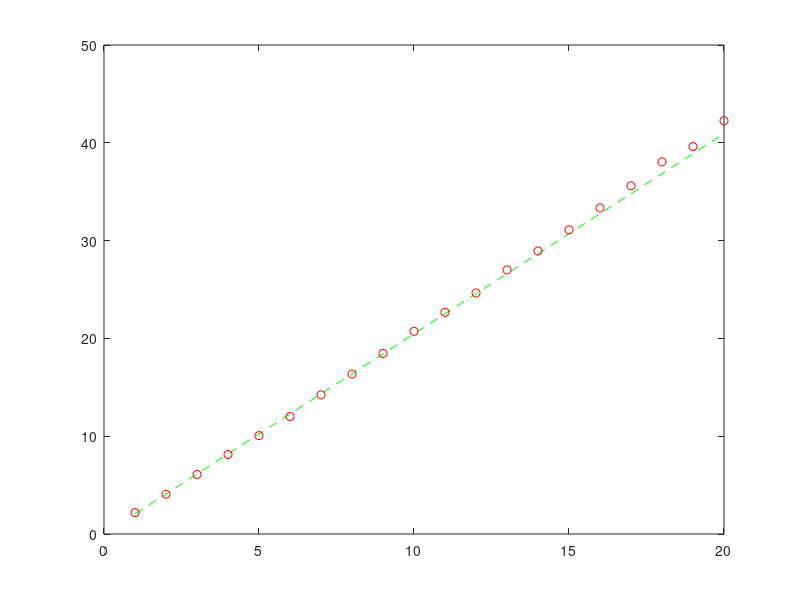

Reproduce this figure in MATLAB.
% nnEntropy.m


d    = 1:20;
n    = 1000;
true = 0.5*log2((2*pi*exp(1)).^d);
est  = zeros(20,1);

for k = 1:20
    samples = randn(n,k);
    
    Ak = (k*pi^(k/2))/gamma(k/2+1);
    distmat = squareform(pdist(samples,'euclidean'));
    distmat = distmat + 1e2*eye(n);
    md      = min(distmat);
    
    est(k) = k*mean(log2(md)) + log2(n*Ak/k) - psi(1)/log(2);
    
end


figure;
plot(true,'g--'), hold on
plot(est,'ro')
    
    